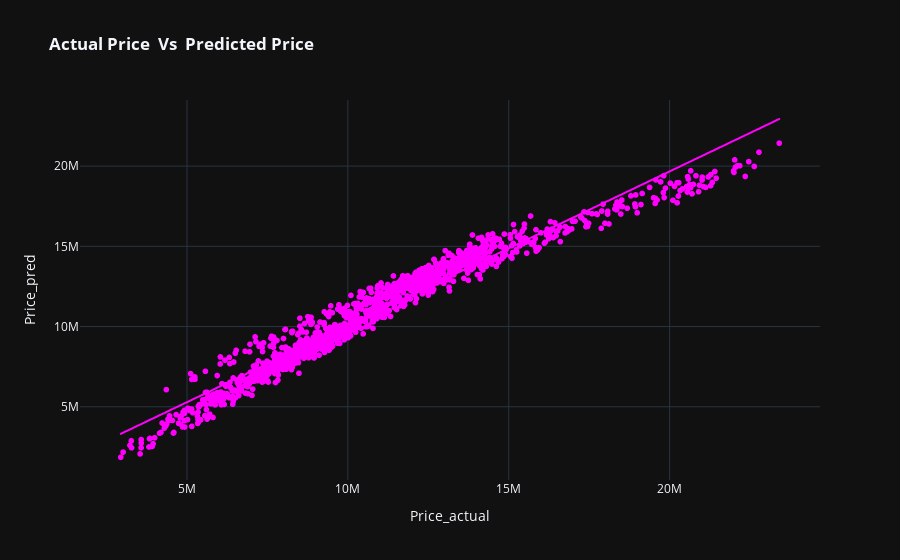

Notebook source saved alongside this figure:
### Code cell
px.scatter(result,x='Price_actual',y='Price_pred',trendline='ols',color_discrete_sequence=['magenta'],template='plotly_dark',title='<b> Actual Price  Vs  Predicted Price ')

### Figure 1 — Plotly figure (JSON) as saved in the notebook; plotly's stock layout.template omitted (floating-point values rounded to 4 significant figures; data arrays with more than 128 entries replaced by an {"elided": "..."} marker saying what was removed)
{"data": [{"hovertemplate": "Price_actual=%{x}<br>Price_pred=%{y}<extra></extra>", "legendgroup": "", "marker": {"color": "magenta", "symbol": "circle"}, "mode": "markers", "name": "", "showlegend": false, "type": "scattergl", "x": {"elided": "1422 int values"}, "xaxis": "x", "y": {"elided": "1422 float values"}, "yaxis": "y"}, {"hovertemplate": "<b>OLS trendline</b><br>Price_pred = 0.958571 * Price_actual + 496199<br>R<sup>2</sup>=0.954346<br><br>Price_actual=%{x}<br>Price_pred=%{y} <b>(trend)</b><extra></extra>", "legendgroup": "", "marker": {"color": "magenta", "symbol": "circle"}, "mode": "lines", "name": "", "showlegend": false, "type": "scattergl", "x": {"elided": "1422 int values"}, "xaxis": "x", "y": {"elided": "1422 float values"}, "yaxis": "y"}], "layout": {"legend": {"tracegroupgap": 0}, "title": {"text": "<b> Actual Price  Vs  Predicted Price "}, "xaxis": {"anchor": "y", "domain": [0, 1], "title": {"text": "Price_actual"}}, "yaxis": {"anchor": "x", "domain": [0, 1], "title": {"text": "Price_pred"}}}}
